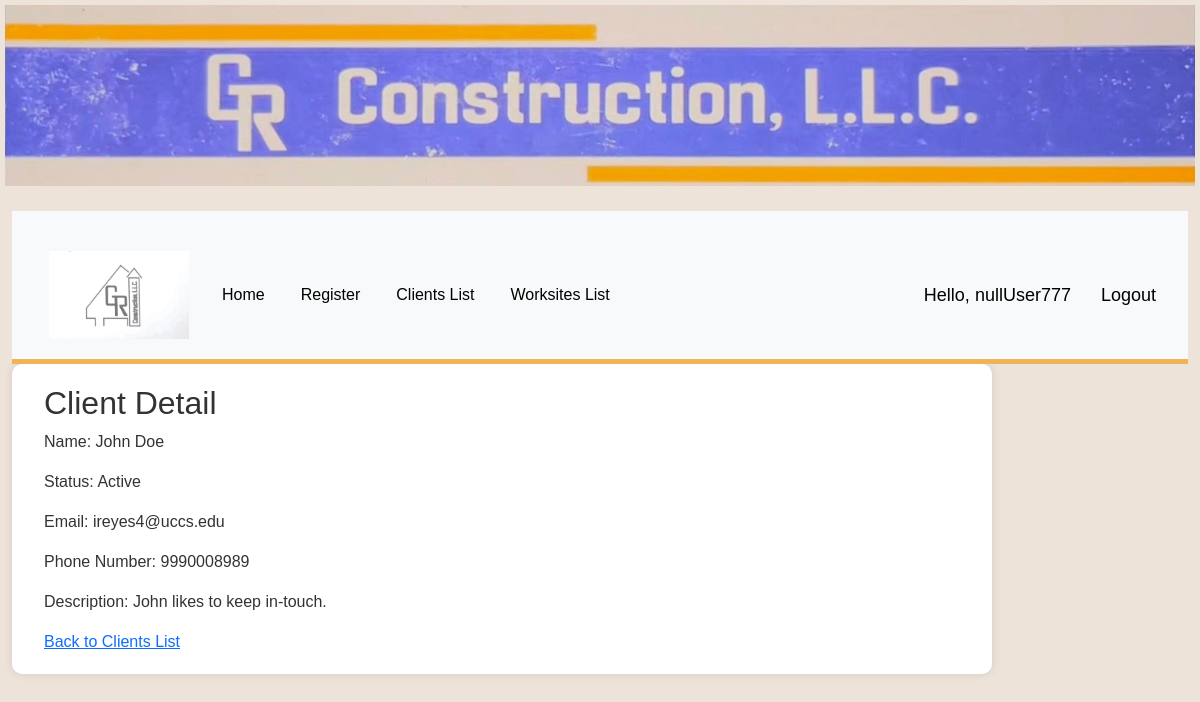
The app's page /client/22/ (signed in), older data.
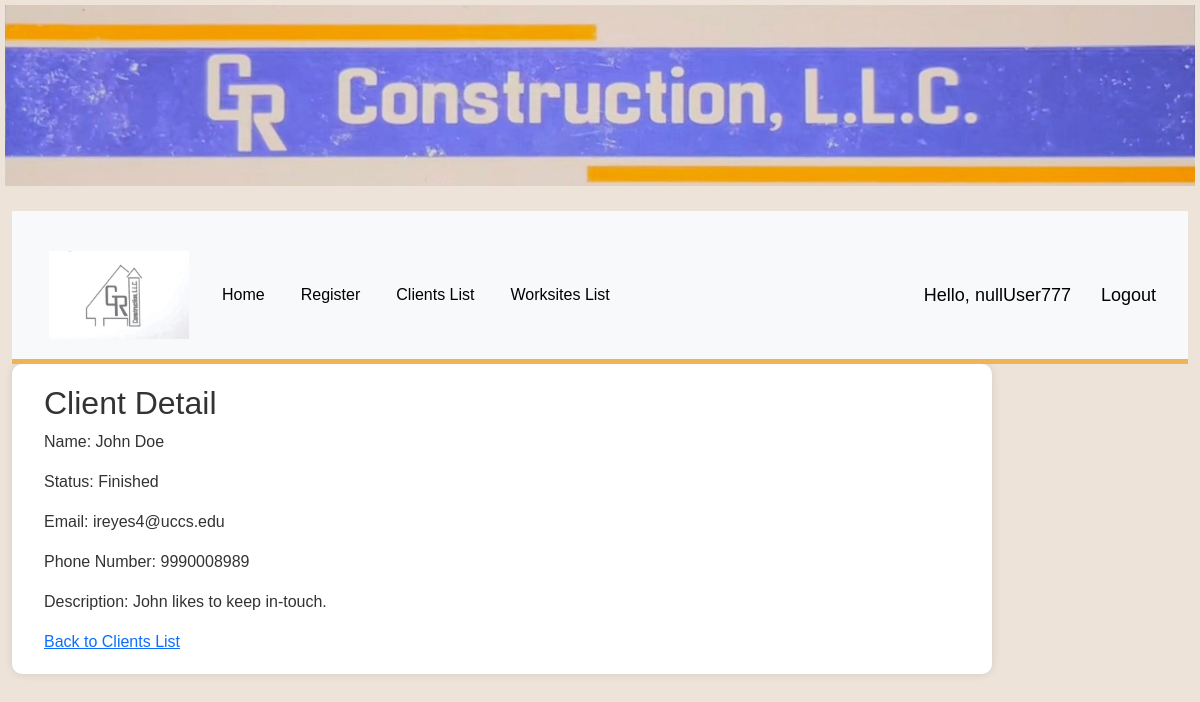
The same page, newer data.
### gr_construction_web/models.py (models this page shows, shortened)
class Client(models.Model):
    STATUS = (
        ('Active', 'First-Time Customer'),
        ('Active', 'Returning Customer'),
        ('Finished', 'Business Finished'),
        ('Finished', 'Business Pulled')
    )
    name = models.CharField(max_length=200)
    status = models.CharField(max_length=20, choices=STATUS, blank=False)
    email = models.EmailField()
    phone_number = models.CharField(max_length=20)
    description = models.TextField(blank=True)

### gr_construction_web/views.py (the view)
# urls.py: path('client/<int:pk>/', views.client_detail, name='client-detail'),
@login_required(login_url='login')
def client_detail(request, pk):
    client = get_object_or_404(Client, pk=pk)
    return render(request, 'gr_construction_web/client_detail.html', {'client': client})

### gr_construction_web/templates/gr_construction_web/client_detail.html (shortened to what this page needs)
{% extends "gr_construction_web/base_template.html" %}
{% block content %}
<!doctype html>
<html lang="en">
<head>
</head>
<body>
    <div class="container">
        <h2>Client Detail</h2>
        <p>Name: {{ client.name }}</p>
        <p>Status: {{ client.status }}</p>
        <p>Email: {{ client.email }}</p>
        <p>Phone Number: {{ client.phone_number }}</p>
        <p>Description: {{ client.description }}</p>
        <a href="{% url 'clients-list' %}">Back to Clients List</a>
    </div>
</body>
</html>
{% endblock %}

Row changes from the older to the newer data that the page shows:
changed Client "John Doe": status "Active" → "Finished"
